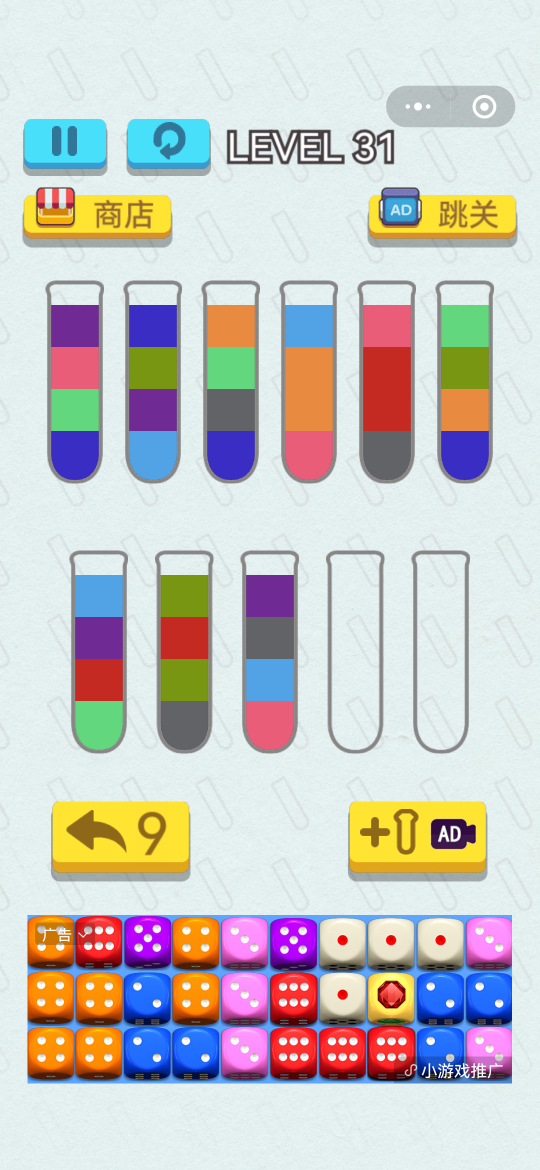
#> input picture img/cache.png, 1080 x 2340 px (shown at 1/2 size)
$ python cvParser.py
#> lines starting #> are read from the running program, lines starting #| are printed output that depends on the picture; after the words box and inside, x2 and y2 are one past the last pixel; in counts of white or black regions, pixels touching at a corner belong together
import cv2


# 用于存放颜色的 B，G，R值对应的颜色
import numpy as np

'''
各个颜色的B、G、R像素
color = {
    (147, 42, 112):"基佬紫",
    (121, 93, 233):"猛男粉",
    (125, 215, 98):"绿",
    (195, 45, 58):"紫蓝",
    (19, 150, 121):"暗绿",
    (230, 163, 82):"天蓝",
    (65, 139, 232):"橙",
    (102, 99, 98):"灰",
    (34, 42, 197):"红"
    }
'''


'''

glass_img->np.ndarray:提取图像的感兴趣区域，该区域内全为试管；
！！因图像为直接裁剪，此版本只适用zad的手机游戏界面的完整截图！！

glasses_coordinates:返回一个列表，里面装有每个试管的最低点的坐标[列数, 行数]。

water_color_lst:返回与main方法里结构相同的嵌套列表，试管按从左到右，从上到下排列，数字代表的颜色按从上到下排列。
'''

def glass_img_processing(img_path:str) -> np.ndarray:
#> called with img_path = '../img/cache.png'
    img = cv2.imread(img_path)
#> img is the input picture: shape (2340, 1080, 3); mean B, G, R 197.9, 199.8, 201.3
    glass_img = img[500:1530, :, :]
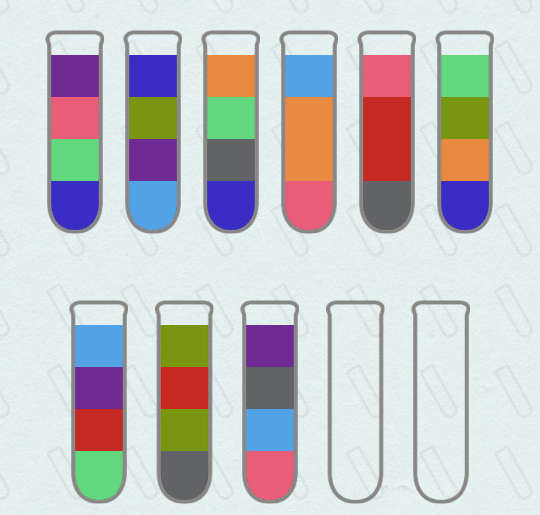
#> glass_img: shape (1030, 1080, 3) (shown at 1/2 size); mean B, G, R 199.1, 197.4, 196.8
    return glass_img


def glasses_coordinates(glass_img:np.ndarray) -> list:
    gray = cv2.cvtColor(glass_img, cv2.COLOR_BGR2GRAY)
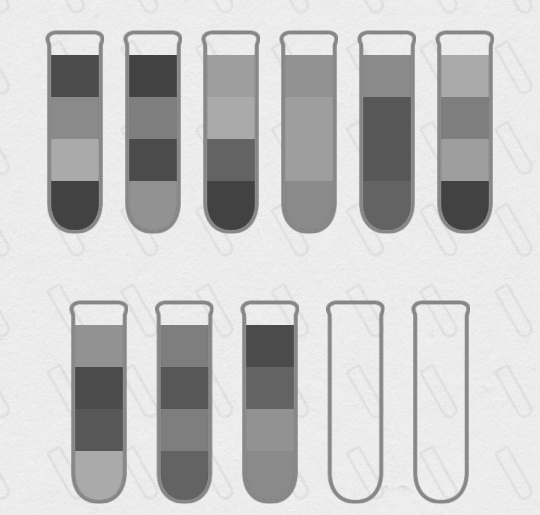
#> gray: shape (1030, 1080) (shown at 1/2 size); min 59, max 246, mean 197.2
    _, binary = cv2.threshold(gray, 190, 255, cv2.THRESH_BINARY_INV)
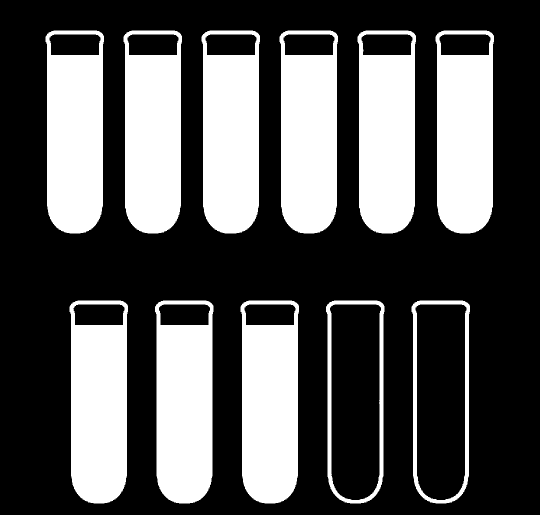
#> binary: shape (1030, 1080) (shown at 1/2 size); 33.9% white; 11 white regions
    contours, _ = cv2.findContours(binary, cv2.RETR_EXTERNAL, cv2.CHAIN_APPROX_SIMPLE)
#> contours = 11 contours; largest, box (x1, y1, x2, y2) and area: (871, 61, 988, 467) 43704, (715, 61, 832, 467) 43703, (139, 601, 256, 1007) 43699, (247, 61, 364, 467) 43699, (481, 601, 598, 1007) 43698
    down_point = []
    for contour in contours:
        down_point.append(max(list(contour.reshape(-1, 2)), key=lambda item: item[1]))
#> this loop made 11 passes
#> after the loop, down_point = [[871, 1006], [700, 1006], [529, 1006], [358, 1006], [187, 1006], [919, 466], [763, 466], [607, 466], [448, 466], [295, 466], [139, 466]]
    for point in down_point:
        point[1]+=500
#> this loop made 11 passes
    return down_point


def water_color_lst(down_point:list, glass_img:np.ndarray) -> list:
    lst = []

    for coordinate in down_point:
        one_glass = []
        l, h = tuple(coordinate)
        h -= 500
        for i in range(4):
            if judge_color(tuple(glass_img[h - 50 - 88 * i, l])) is not None:
                one_glass.append(judge_color(tuple(glass_img[h - 50 - 88*i, l])))
            else:
                continue
        lst.append(one_glass)
    return lst[::-1]


'''
颜色对应的数字号码：
暗绿 1
绿色 2
灰色 3
蓝色 4
天蓝 5
紫色 6
红色 7
橙色 8
粉色 9

'''
def judge_color(color:tuple) -> int:
    arr = cv2.cvtColor(np.uint8(color).reshape(1,1,3), cv2.COLOR_BGR2HSV)
    h, s, v = tuple(arr.reshape(3,))
    if h > 180:
        h = h - 180
    if 37<=h<=50 and 43<=s<=255 and 46<=v<=255:
        return 1
    elif 51<=h<=77 and 43<=s<=255 and 46<=v<=255:
        return 2
    elif 0<=h<=180 and 0<=s<=43 and 46<=v<=220:
        return 3
    elif 113<=h<=124 and 43<=s<=255 and 46<=v<=255:
        return 4
    elif 100<=h<=112 and 43<=s<=255 and 46<=v<=255:
        return 5
    elif 125<=h<=155 and 43<=s<=255 and 46<=v<=255:
        return 6
    elif 0<=h<=10 and 43<=s<=255 and 46<=v<=255:
        return 7
    elif 11<=h<=25 and 43<=s<=255 and 46<=v<=255:
        return 8
    elif 156<=h<=180 and 43<=s<=255 and 46<=v<=255:
        return 9
    else:
        pass


def parse():
    img_path = "./img/cache.png"
    # 调用上述函数
    glass_img = glass_img_processing(img_path)
    down_point = glasses_coordinates(glass_img)
    print(water_color_lst(down_point, glass_img))
    down_point.reverse()
    return water_color_lst(down_point, glass_img),down_point


if __name__ == "__main__":
    #传一个图片路径，图片大小和zad的手机截图一样的：1080*2340否则可能出现bug
    img_path = "../img/cache.png"

    #调用上述函数
    glass_img = glass_img_processing(img_path)
    down_point = glasses_coordinates(glass_img)
#> down_point = [[871, 1506], [700, 1506], [529, 1506], [358, 1506], [187, 1506], [919, 966], [763, 966], [607, 966], [448, 966], [295, 966], [139, 966]]
    print(down_point)
#> (printed output is left out)
    down_point.reverse()
    print(down_point)
#> (printed output is left out)
    print(water_color_lst(down_point, glass_img))
#> the loop in water_color_lst, `for coordinate in down_point:` made 11 passes
#> (coordinate, l) on passes 1 to 11: ([139, 966], 139), ([295, 966], 295), ([448, 966], 448), ([607, 966], 607), ([763, 966], 763), ([919, 966], 919), ([187, 1506], 187), ([358, 1506], 358), ([529, 1506], 529), ([700, 1506], 700), ([871, 1506], 871)
#> after the loop in water_color_lst, `for coordinate in down_point:`: lst = [[4, 2, 9, 6], [5, 6, 1, 4], [4, 3, 2, 8], [9, 8, 8, 5], [3, 7, 7, 9], [4, 8, 1, 2], [2, 7, 6, 5], [3, 1, 7, 1], [9, 5, 3, 6], [], []]
#| [[], [], [9, 5, 3, 6], [3, 1, 7, 1], [2, 7, 6, 5], [4, 8, 1, 2], [3, 7, 7, 9], [9, 8, 8, 5], [4, 3, 2, 8], [5, 6, 1, 4], [4, 2, 9, 6]]
